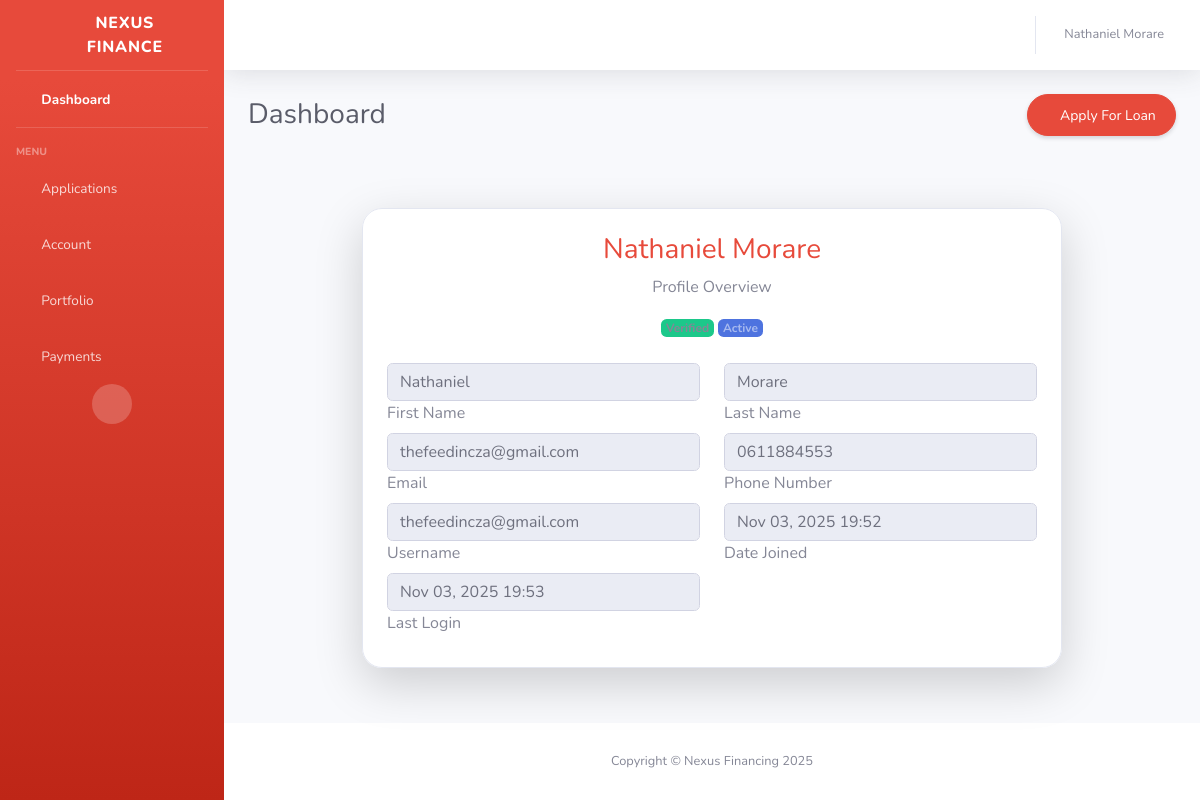
Page /my-account/ (signed in) on the earlier database version.
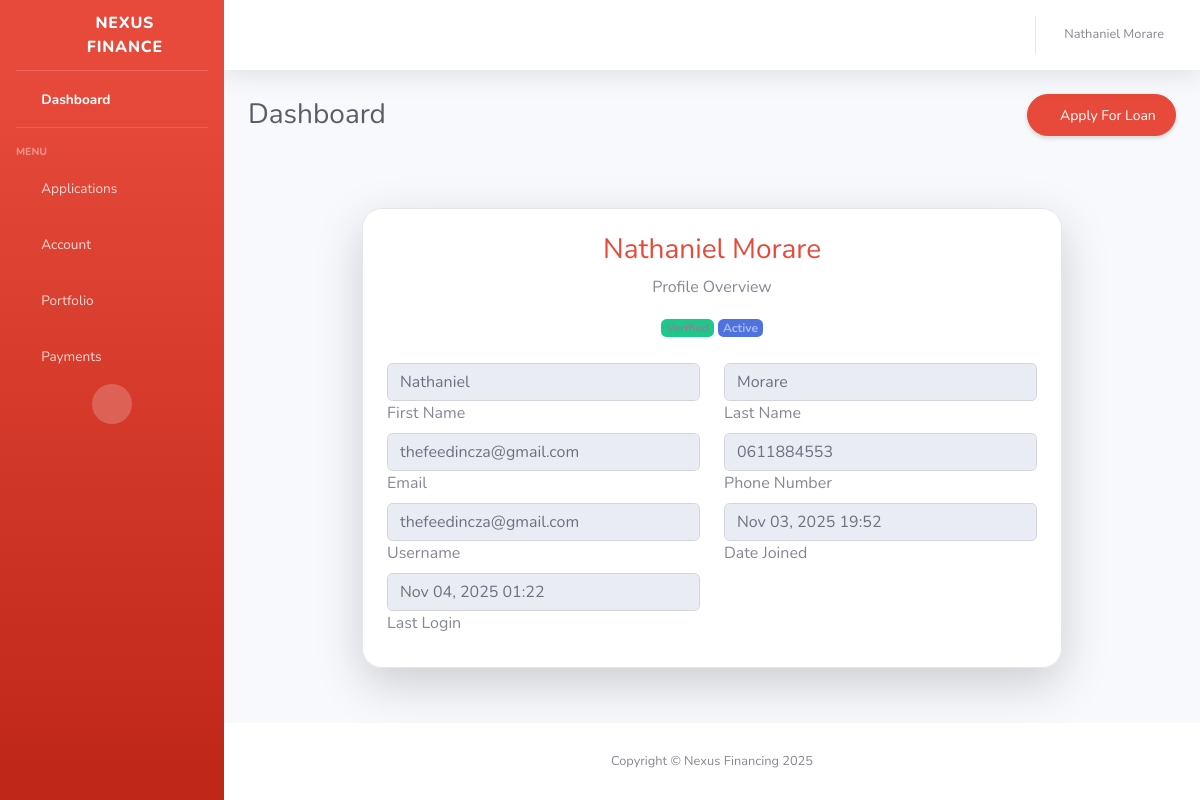
Same page on the later database version.
### loans_project/models/client.py (models this page shows, shortened)
class Client(AbstractUser):
    id = models.UUIDField(primary_key=True, default=uuid.uuid4, editable=False)
    email = models.EmailField(unique=True)
    phone_number = models.CharField(max_length=15, blank=True, null=True)
    is_verified = models.BooleanField(default=True)
    USERNAME_FIELD = "email"  # <-- use email for authentication
    REQUIRED_FIELDS = ["username", "first_name", "last_name"]  # username is still required by AbstractUser

### loans_project/views/client_views.py (the view)
# urls.py: path('my-account/', account, name='account'),
@login_required(login_url='/login/')
def account(request):
    user = request.user
    context = {
        "user": user
    }
    return render(request, "clients/account.html", context)

### loans_project/templates/clients/account.html (shortened to what the changed rows need)
{% load static %}
<!DOCTYPE html>
<html lang="en">
<head>
    <link href="{% static 'vendor/fontawesome-free/css/all.min.css' %}" rel="stylesheet" type="text/css">
    <link href="{% static 'styles/dashboard.css' %}" rel="stylesheet">
    <link href="{% static 'styles/loan_form.css' %}" rel="stylesheet">
</head>
<body id="page-top">
    <div id="wrapper">
        <div id="content-wrapper" class="d-flex flex-column">
            <div id="content">
                <nav class="navbar navbar-expand navbar-light bg-white topbar mb-4 static-top shadow">
                    <ul class="navbar-nav ml-auto">
                        <li class="nav-item dropdown no-arrow">
                            <a class="nav-link dropdown-toggle" href="#" id="userDropdown" role="button"
                                data-toggle="dropdown" aria-haspopup="true" aria-expanded="false">
                                <span class="mr-2 d-none d-lg-inline text-gray-600 small">{{user.first_name}}&nbsp;{{user.last_name}}</span>
                            </a>
                        </li>
                    </ul>
                </nav>
                <div class="container-fluid">
                    <div class="d-sm-flex align-items-center justify-content-between mb-4">
                        <h1 class="h3 mb-0 text-gray-800">Dashboard</h1>
                    </div>
                    <div class="row justify-content-center">
                    <div class="container mt-5">
                        <div class="card shadow-lg p-4" style="max-width: 700px; margin:auto; border-radius: 20px;">
                            <div class="text-center mb-4">
                                <h3 class="fw-bold text-danger">{{ user.first_name }} {{ user.last_name }}</h3>
                                <p class="text-muted">Profile Overview</p>
                                {% if user.is_verified %}
                                    <span class="badge bg-success">Verified</span>
                                {% else %}
                                    <span class="badge bg-warning text-dark">Unverified</span>
                                {% endif %}
                                {% if user.is_active %}
                                    <span class="badge bg-primary text-white-50">Active</span>
                                {% else %}
                                    <span class="badge bg-secondary text-white-50">Inactive</span>
                                {% endif %}
                            </div>
                            <form>
                                <div class="row g-3">
                                    <div class="col-md-6">
                                        <div class="form-floating">
                                            <input type="text" class="form-control" id="firstName" placeholder="First Name" value="{{ user.first_name }}" readonly>
                                            <label for="firstName">First Name</label>
                                        </div>
                                    </div>
                                    <div class="col-md-6">
                                        <div class="form-floating">
                                            <input type="text" class="form-control" id="lastName" placeholder="Last Name" value="{{ user.last_name }}" readonly>
                                            <label for="lastName">Last Name</label>
                                        </div>
                                    </div>
                                    <div class="col-md-6">
                                        <div class="form-floating">
                                            <input type="email" class="form-control" id="email" placeholder="Email" value="{{ user.email }}" readonly>
                                            <label for="email">Email</label>
                                        </div>
                                    </div>
                                    <div class="col-md-6">
                                        <div class="form-floating">
                                            <input type="tel" class="form-control" id="phone" placeholder="Phone Number" value="{{ user.phone_number|default:'' }}" readonly>
                                            <label for="phone">Phone Number</label>
                                        </div>
                                    </div>
                                    <div class="col-md-6">
                                        <div class="form-floating">
                                            <input type="text" class="form-control" id="username" placeholder="Username" value="{{ user.username }}" readonly>
                                            <label for="username">Username</label>
                                        </div>
                                    </div>
                                    <div class="col-md-6">
                                        <div class="form-floating">
                                            <input type="text" class="form-control" id="dateJoined" placeholder="Date Joined" value="{{ user.date_joined|date:'M d, Y H:i' }}" readonly>
                                            <label for="dateJoined">Date Joined</label>
                                        </div>
                                    </div>
                                    <div class="col-md-6">
                                        <div class="form-floating">
                                            <input type="text" class="form-control" id="lastLogin" placeholder="Last Login" value="{{ user.last_login|date:'M d, Y H:i' }}" readonly>
                                            <label for="lastLogin">Last Login</label>
                                        </div>
                                    </div>
                                </div>
                            </form>
                        </div>
                    </div>
                    </div>
                </div>
            </div>
        </div>
    </div>
</body>
</html>

Differences in the rows shown:
changed Client "Nathaniel": last_login "Nov 03, 2025 19:53" → "Nov 04, 2025 01:22"
